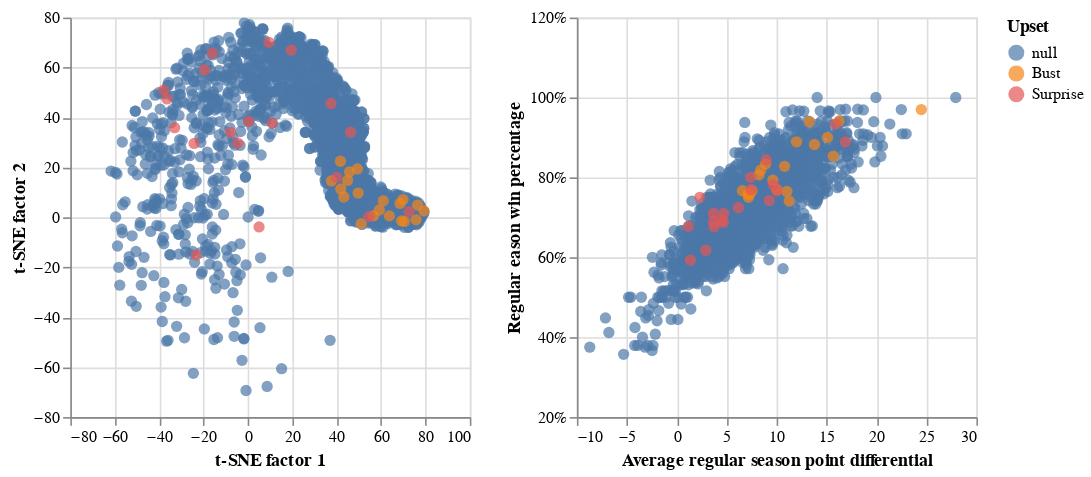

The notebook cell this image was saved under:
### Markdown cell above
### Can we predict "the upsets"?
In short, no. These upsets are compiled from [here](https://www.cbssports.com/college-basketball/news/march-madness-2019-the-10-biggest-upsets-ever-in-the-opening-weekend-of-the-tournament/) and [here](https://fansided.com/2020/03/16/biggest-march-madness-upsets-ncaa-tournament/10/) - underdogs shown in red. Generally, the model agrees with the experts. These were upsets and wouldn't have been predicted by this method. If anything this method would likely have predicted *no upset* with even greater conviction than a model trained on just aggregated points and wins. The only exception to this is the 1986 "upset" of Cleveland State over the Indiana Hoosiers. Both the embeddings model and the aggregated statistics indicate that Cleveland State may have been the better team. Perhaps it was an issue of name recognition that led this to be called an upset.

### Code cell
#collapse_hide
colorBy = alt.Color('Upset:N', scale=alt.Scale(scheme='tableau10'))
orderBy = alt.Order('Upset:N', sort='ascending')
base, chart1, chart2 = plot_comparison( df,colorBy, orderBy, axis_ranges)

base.encode(*chart1)  | base.encode(*chart2)

### Figure 1 — Vega-Lite specification as saved in the notebook (floating-point values rounded to 4 significant figures; data arrays with more than 128 entries replaced by an {"elided": "..."} marker saying what was removed)
{"config": {"view": {"continuousWidth": 400, "continuousHeight": 300}}, "hconcat": [{"mark": {"type": "point", "filled": true, "size": 50}, "encoding": {"color": {"condition": {"type": "nominal", "field": "Upset", "scale": {"scheme": "tableau10"}, "selection": "selector007"}, "value": "lightgray"}, "order": {"type": "nominal", "field": "Upset", "sort": "ascending"}, "tooltip": [{"type": "nominal", "field": "TeamName"}, {"type": "nominal", "field": "Seed"}], "x": {"type": "quantitative", "axis": {"title": "t-SNE factor 1"}, "field": "factor1", "scale": {"domain": [-80, 100]}}, "y": {"type": "quantitative", "axis": {"title": "t-SNE factor 2"}, "field": "factor2", "scale": {"domain": [-80, 80]}}}, "height": 250, "selection": {"selector007": {"type": "single", "empty": "all", "fields": ["TeamName"]}, "selector008": {"type": "interval", "bind": "scales", "encodings": ["x", "y"]}}, "width": 250}, {"mark": {"type": "point", "filled": true, "size": 50}, "encoding": {"color": {"condition": {"type": "nominal", "field": "Upset", "scale": {"scheme": "tableau10"}, "selection": "selector007"}, "value": "lightgray"}, "order": {"type": "nominal", "field": "Upset", "sort": "ascending"}, "tooltip": [{"type": "nominal", "field": "TeamName"}, {"type": "nominal", "field": "Seed"}], "x": {"type": "quantitative", "axis": {"title": "Average regular season point differential"}, "field": "RegPoint_diff", "scale": {"domain": [-10, 30]}}, "y": {"type": "quantitative", "axis": {"format": "%", "title": "Regular eason win percentage"}, "field": "RegWins", "scale": {"domain": [0.2, 1.2]}}}, "height": 250, "selection": {"selector007": {"type": "single", "empty": "all", "fields": ["TeamName"]}, "selector008": {"type": "interval", "bind": "scales", "encodings": ["x", "y"]}}, "width": 250}], "data": {"name": "data-274a07994cdf6176007e7490956451fe"}, "$schema": "https://vega.github.io/schema/vega-lite/v4.8.1.json", "datasets": {"data-274a07994cdf6176007e7490956451fe": {"elided": "2286 records"}}}
